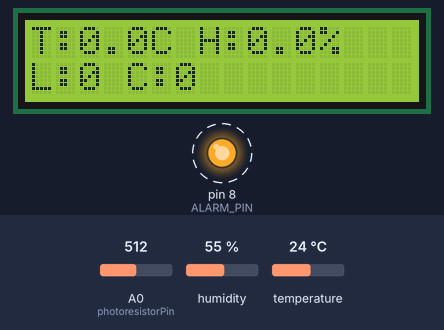
A sketch run on a simulated Arduino Uno, built with avr-gcc and run on an emulated ATmega328P. On the bench: 16×2 character LCD, output pins drawn as LEDs (lit = HIGH). Dashed ring = blinking. Inputs (shaded band) come from the test bench; at power-on: A0 (photoresistorPin) = 512, humidity 55 %, temperature 24 °C. What the sketch prints to the serial monitor is not drawn.

Above: at 0.33 s.
1.3 s: A0 (photoresistorPin) set to 1023
At 2.81 s:
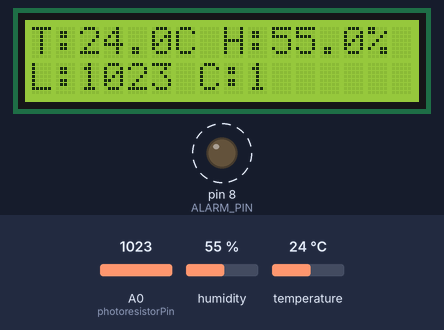
7.3 s: humidity set to 22 %
At 10.3 s:
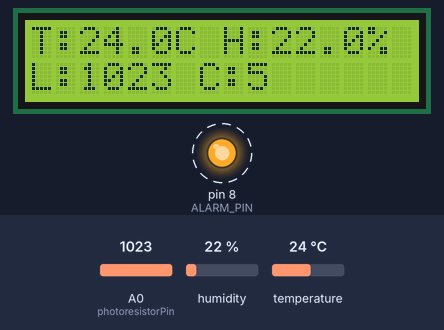
11.5 s: A0 (photoresistorPin) set to 33
At 12.3 s:
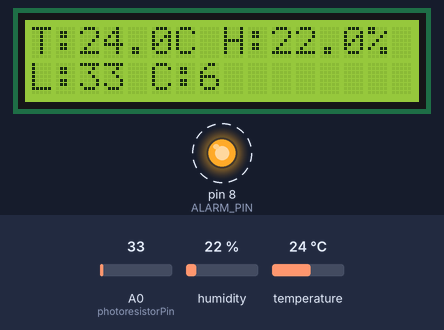
13.5 s: A0 (photoresistorPin) set to 28
At 14.6 s:
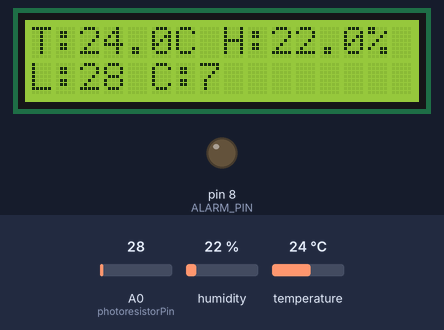
17.5 s: temperature set to 29.6 °C
At 21.1 s:
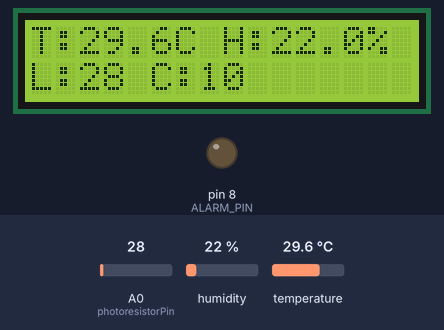
23.5 s: temperature set to 30.4 °C
At 24.76 s:
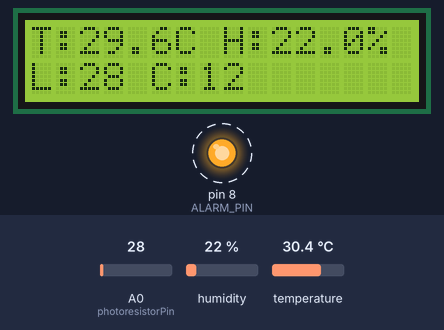
Timing chart, 0 to 30.4 s (numbered marks = the images above; inputs shaded):
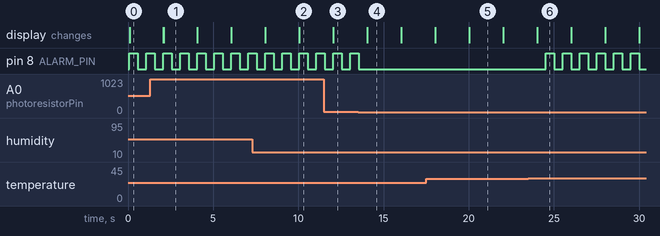

The sketch:

Semaphore.ino
```cpp
#include <LiquidCrystal_I2C.h> //Enables interaction with an LCD screen using the I2C protocol.
#include <Arduino_FreeRTOS.h> //Allows the use of FreeRTOS, a real-time operating system, for task scheduling.
#include <semphr.h> // Provides support for semaphores for resource synchronization in FreeRTOS.
#include <stdint.h>
#include <DHT22.h>

// ========================== Constants and Definitions ==========================

// LCD Configuration :Configures the LCD display to communicate using the I2C address 0x27 with a screen size of 16x2.
#define I2C_ADDRESS 0x27
#define LCD_COLUMNS 16
#define LCD_ROWS 2

// DHT22 Sensor Configuration
#define DHT_PIN 2                      // Digital pin connected to the DHT22
#define DHT_TYPE DHT22                 // Type of DHT sensor

// Pin Configuration
// photoresistor changes resistance based on light intensity
static const uint8_t photoresistorPin = A0;
static const uint8_t ALARM_PIN = 8;

// Task Priorities : Defines equal priorities for all tasks in the FreeRTOS environment. Higher numbers indicate higher priority.
#define TASK_PRIORITY_READ_LIGHT 1
#define TASK_PRIORITY_DISPLAY 1
#define TASK_PRIORITY_MONITOR 1
#define TASK_PRIORITY_ENV 1

// ========================== Global Variables and Objects ==========================

// Initialize LCD object
LiquidCrystal_I2C lcd(I2C_ADDRESS, LCD_COLUMNS, LCD_ROWS);

// Initialize DHT22 object
DHT22 dht22(DHT_PIN);

typedef struct {
    float temperature;     // 4 bytes
    float humidity;        // 4 bytes
    uint16_t lightIntensity; // 2 bytes
} SensorData;

volatile SensorData sensorData = {0, 0, 0};
SemaphoreHandle_t sensorDataMutex;

// ========================== Stack Size Calculations ==========================

#define DISPLAY_TASK_STACK_SIZE 256
#define READ_TASK_STACK_SIZE 64
#define MONITOR_TASK_STACK_SIZE 64
#define ENV_TASK_STACK_SIZE 64

// ========================== Function Prototypes ==========================

// Task functions
void DisplayDataTask(void *pvParameters);
void ReadLightTask(void *pvParameters);
void MonitorThresholdsTask(void *pvParameters);
void ReadEnvironmentTask(void *pvParameters);
//tasks gain exclusive access to sensorData, ensuring consistent and accurate updates and reads.
// Helper functions
bool initializeSensors(void);
void triggerAlarm();

// ========================== Setup Function ==========================

void setup() {
    Serial.begin(9600);

    // Initialize LCD
    lcd.init();
    lcd.backlight();

    // Initialize pins
    pinMode(ALARM_PIN, OUTPUT);
    pinMode(photoresistorPin, INPUT);

    // Create  A FreeRTOS mutex to ensure thread-safe access to the sensorData
    sensorDataMutex = xSemaphoreCreateMutex();
    if (sensorDataMutex == NULL) {
        Serial.println(F("Mutex creation failed"));
    }
    // This mutex will act as a lock for accessing sensorData
    //Before a task modifies sensorData, it "takes" the mutex. This ensures no other task can access sensorData at the same time.
    //The portMAX_DELAY parameter means the task will wait indefinitely for the mutex to become available.
    // Create Tasks
    BaseType_t xReturned;

    xReturned = xTaskCreate(
        DisplayDataTask,
        "Display",
        DISPLAY_TASK_STACK_SIZE,
        NULL,
        TASK_PRIORITY_DISPLAY,
        NULL
    );

    if (xReturned != pdPASS) {
        Serial.println(F("Display Task creation failed"));
    }

    xReturned = xTaskCreate(
        ReadLightTask,
        "Light",
        READ_TASK_STACK_SIZE,
        NULL,
        TASK_PRIORITY_READ_LIGHT,
        NULL
    );

    if (xReturned != pdPASS) {
        Serial.println(F("Light Task creation failed"));
    }

    xReturned = xTaskCreate(
        MonitorThresholdsTask,
        "Monitor",
        ENV_TASK_STACK_SIZE,
        NULL,
        TASK_PRIORITY_ENV,
        NULL
    );

    if (xReturned != pdPASS) {
        Serial.println(F("Monitor Task creation failed"));
    }

    xReturned = xTaskCreate(
        ReadEnvironmentTask,
        "Environment",
        MONITOR_TASK_STACK_SIZE,
        NULL,
        TASK_PRIORITY_MONITOR,
        NULL
    );

    if (xReturned != pdPASS) {
        Serial.println(F("Environment Task creation failed"));
    }
}

void loop() {
    // Empty - Tasks handle everything
}

// ========================== Task Implementations ==========================

void DisplayDataTask(void *pvParameters) {
    uint16_t counter = 0;
    TickType_t xLastWakeTime;
    xLastWakeTime = xTaskGetTickCount();

    for (;;) {
        // Direct reads are safe with volatile
        float temp = sensorData.temperature;
        float humidity = sensorData.humidity;
        uint16_t light = sensorData.lightIntensity;

        lcd.clear();
        lcd.setCursor(0, 0);
        lcd.print(F("T:"));
        lcd.print(temp, 1);
        lcd.print(F("C H:"));
        lcd.print(humidity, 1);
        lcd.print(F("%"));

        lcd.setCursor(0, 1);
        lcd.print(F("L:"));
        lcd.print(light);
        lcd.print(F(" C:"));
        lcd.print(counter++);

        vTaskDelayUntil(&xLastWakeTime, pdMS_TO_TICKS(2000));
    }
}

void ReadLightTask(void *pvParameters) {
    TickType_t xLastWakeTime;
    xLastWakeTime = xTaskGetTickCount();

    for (;;) {
        uint16_t sensorValue = analogRead(photoresistorPin);

        xSemaphoreTake(sensorDataMutex, portMAX_DELAY);
        sensorData.lightIntensity = sensorValue;
        xSemaphoreGive(sensorDataMutex);

        Serial.print(F("Light: "));
        Serial.println(sensorValue);

        vTaskDelayUntil(&xLastWakeTime, pdMS_TO_TICKS(100));
    }
}

void MonitorThresholdsTask(void *pvParameters) {
    const uint8_t LIGHT_THRESHOLD = 30;
    const uint8_t TEMP_THRESHOLD = 60;
    const uint8_t HUMD_THRESHOLD = 30;

    for (;;) {
        // Direct reads are safe with volatile
        uint16_t light = sensorData.lightIntensity;
        float temp = sensorData.humidity;
        float humd = sensorData.temperature;

        bool alarmCondition = false;

        if (light > LIGHT_THRESHOLD) {
            alarmCondition = true;
        }

        if (temp > TEMP_THRESHOLD) {
            alarmCondition = true;
        }

        if (humd > HUMD_THRESHOLD) {
            alarmCondition = true;
        }

        if (alarmCondition) {
            triggerAlarm();
        }
        vTaskDelay(pdMS_TO_TICKS(500));
    }
}

void ReadEnvironmentTask(void *pvParameters) {
    for(;;) {
        float temp = dht22.getTemperature();
        float humidity = dht22.getHumidity();

        xSemaphoreTake(sensorDataMutex, portMAX_DELAY);
        sensorData.temperature = temp;
        sensorData.humidity = humidity;
        xSemaphoreGive(sensorDataMutex);

        vTaskDelay(pdMS_TO_TICKS(2000));
    }
}

bool initializeSensors(void) {
    return true;
}

void triggerAlarm(void) {
    digitalWrite(ALARM_PIN, HIGH);
    vTaskDelay(pdMS_TO_TICKS(500));
    digitalWrite(ALARM_PIN, LOW);
}
```

Measured:
- the behaviour switches between 31 and 30 on A0 (photoresistorPin) (found by bisection; images 3 and 4)
- the behaviour switches between 30 and 30.1 °C on temperature (found by bisection; images 5 and 6)
- after the input at 1.3 s, the display: first changes after 0.76 s (image 1 shows a later state)
- after the input at 13.5 s, pin 8 (ALARM_PIN): goes on until 13.5 s, then stays LOW
- after the input at 23.5 s, pin 8 (ALARM_PIN): alternates HIGH for 0.50 s and LOW for 0.50 s, starting after 1.0 s
- by itself, pin 8 (ALARM_PIN): alternates HIGH for 0.50 s and LOW for 0.50 s
- what the display in image 1 shows lasts 2.0 s, from 2.1 s to 4.1 s
